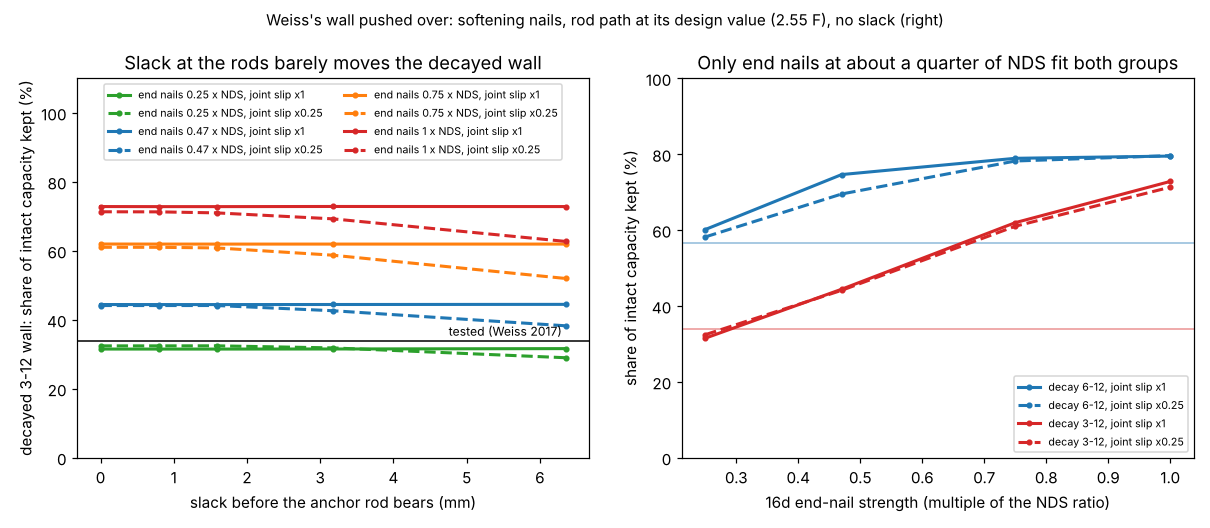

This figure's Python source:
"""Figure for milestone 19: python experiments/m19_wall_pushover/figure.py (reads results.json)."""
import json
import os

import matplotlib
matplotlib.use("Agg")
import matplotlib.pyplot as plt  # noqa: E402

HERE = os.path.dirname(os.path.abspath(__file__))
G = json.load(open(os.path.join(HERE, "results.json")))["grid"]
KEPT = {"kept6": 2649 / 4688, "kept3": 2974 / 8775}


def pick(**kw):
    return [r for r in G if all(abs(r[k] - v) < 1e-9 for k, v in kw.items())]


fig, (a, b) = plt.subplots(1, 2, figsize=(11, 4.8))
for m, col in ((0.25, "C2"), (0.47, "C0"), (0.75, "C1"), (1.0, "C3")):
    for lam, ls in ((1.0, "-"), (0.25, "--")):
        rows = sorted(pick(m=m, lam=lam, cap=2.55, dp_mm=12), key=lambda r: r["gap_in"])
        a.plot([r["gap_in"] * 25.4 for r in rows], [100 * r["kept3"] for r in rows], color=col, ls=ls, lw=2,
               marker="o", ms=3, label=f"end nails {m:g} x NDS, joint slip x{lam:g}")
a.axhline(100 * KEPT["kept3"], color="k", lw=1)
a.text(6.3, 100 * KEPT["kept3"] + 1.5, "tested (Weiss 2017)", ha="right", fontsize=8)
a.set_xlabel("slack before the anchor rod bears (mm)")
a.set_ylabel("decayed 3-12 wall: share of intact capacity kept (%)")
a.set_title("Slack at the rods barely moves the decayed wall")
a.set_ylim(0, 110)
a.legend(fontsize=7, loc="upper center", ncol=2)

for key, col, lab in (("kept6", "C0", "6-12"), ("kept3", "C3", "3-12")):
    for lam, ls in ((1.0, "-"), (0.25, "--")):
        rows = sorted(pick(lam=lam, gap_in=0.0, cap=2.55, dp_mm=12), key=lambda r: r["m"])
        b.plot([r["m"] for r in rows], [100 * r[key] for r in rows], color=col, ls=ls, lw=2, marker="o", ms=3,
               label=f"decay {lab}, joint slip x{lam:g}")
    b.axhline(100 * KEPT[key], color=col, lw=1, alpha=0.5)
b.set_xlabel("16d end-nail strength (multiple of the NDS ratio)")
b.set_ylabel("share of intact capacity kept (%)")
b.set_title("Only end nails at about a quarter of NDS fit both groups")
b.set_ylim(0, 100)
b.legend(fontsize=7, loc="lower right")
fig.suptitle("Weiss's wall pushed over: softening nails, rod path at its design value (2.55 F), no slack (right)",
             fontsize=10)
fig.tight_layout()
fig.savefig(os.path.join(HERE, "figure.png"), dpi=110)
